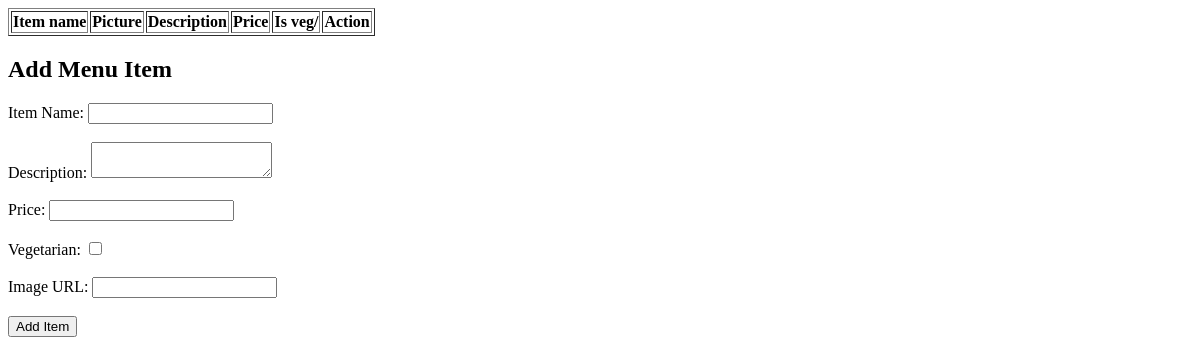
/open_update_menu/1, run on an earlier commit of the app's database.
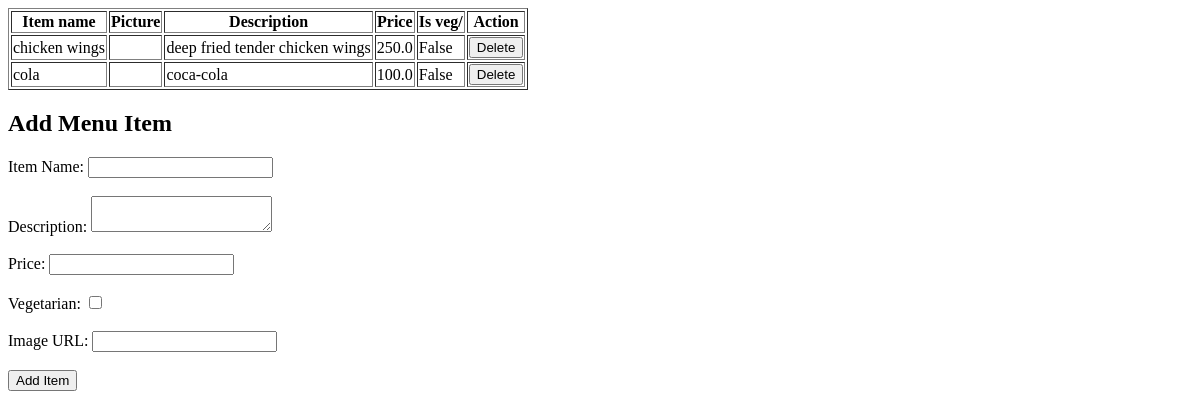
And on a later commit of the database.
### delivery/models.py (models this page shows)
class Item(models.Model):
  restaurant = models.ForeignKey(Restaurant, on_delete = models.CASCADE, related_name = "items")
  name = models.CharField(max_length = 20)
  description = models.CharField(max_length = 200)
  price = models.FloatField()
  vegeterian = models.BooleanField(default=False)
  picture = models.URLField(max_length = 400, default='https://www.indiafilings.com/learn/wp-content/uploads/2024/08/How-to-Start-Food-Business.jpg')

### delivery/views.py (the view)
# urls.py: path('open_update_menu/<int:restaurant_id>', views.open_update_menu, name='open_update_menu'),
def open_update_menu(request, restaurant_id):
    restaurant = Restaurant.objects.get(id = restaurant_id)
    itemList = restaurant.items.all()
    return render(request, "delivery/update_menu.html",{"itemList" : itemList, "restaurant" : restaurant})

### delivery/templates/delivery/update_menu.html (shortened to what this page needs)
<!DOCTYPE html>
<html lang="en">
<head>
</head>
<body>
    <table border="1">
        <thead>
            <tr>
                <th>Item name</th>
                <th>Picture</th>
                <th>Description</th>
                <th>Price</th>
                <th>Is veg/</th>
                <th>Action</th>
            </tr>
        </thead>
        <tbody>
            {% for item in itemList %}
                <tr>
                    <td>{{ item.name }}</td>
                    <td><img src="{{ item.picture }}"></td>
                    <td>{{ item.description }}</td>
                    <td>{{ item.price }}</td>
                    <td>{{ item.vegeterian }}</td>
                    <td>
                        <form action="{% url 'delete_menu_item' item.id %}" method="post" style="display:inline;">
                            <button type="submit"
                                    onclick="return confirm('Delete this item?')">
                                Delete
                            </button>
                        </form>
                    </td>
                </tr>
            {% endfor %}
        </tbody>
    </table>
    <h2>Add Menu Item</h2>
    <form action="{% url 'update_menu' restaurant.id %}" method="post">
        <label for="name">Item Name:</label>
        <input type="text" id="name" name="name" required><br><br>
        <label for="description">Description:</label>
        <textarea id="description" name="description" required></textarea><br><br>
        <label for="price">Price:</label>
        <input type="number" id="price" name="price" step="0.01" required><br><br>
        <label for="vegeterian">Vegetarian:</label>
        <input type="checkbox" id="vegeterian" name="vegeterian"><br><br>
        <label for="picture">Image URL:</label>
        <input type="url" id="picture" name="picture"><br><br>
        <button type="submit">Add Item</button>
    </form>
</body>
</html>

What changed in the data, as far as the page shows it:
added Item: name "chicken wings", description "deep fried tender chicken wings", price "250.0", vegeterian "False"
added Item: name "cola", description "coca-cola", price "100.0", vegeterian "False"
